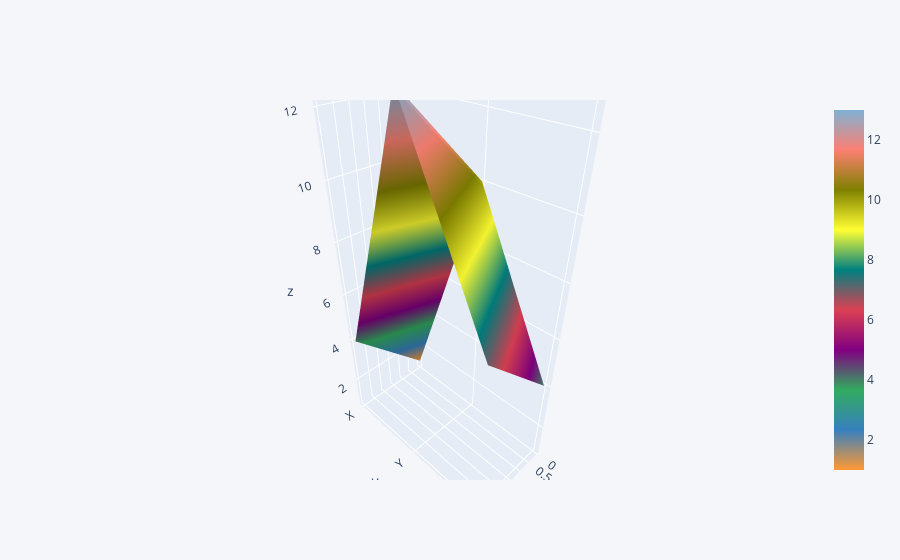

The notebook cell saved with this chart:
### Code cell
df3.iplot(kind='surface')

### Figure 1 — Plotly figure (JSON) as saved in the notebook; plotly's stock layout.template omitted (floating-point values rounded to 4 significant figures)
{"data": [{"colorscale": [[0, "rgb(255, 153, 51)"], [0.1111, "rgb(55, 128, 191)"], [0.2222, "rgb(50, 171, 96)"], [0.3333, "rgb(128, 0, 128)"], [0.4444, "rgb(219, 64, 82)"], [0.5556, "rgb(0, 128, 128)"], [0.6667, "rgb(255, 255, 51)"], [0.7778, "rgb(128, 128, 0)"], [0.8889, "rgb(251, 128, 114)"], [1, "rgb(128, 177, 211)"]], "type": "surface", "x": [0, 1, 2, 3], "y": ["X", "Y", "Z"], "z": [[1, 2, 3, 4], [10, 11, 12, 13], [4, 5, 6, 7]]}], "layout": {"autosize": true, "legend": {"bgcolor": "#F5F6F9", "font": {"color": "#4D5663"}}, "paper_bgcolor": "#F5F6F9", "plot_bgcolor": "#F5F6F9", "scene": {"aspectmode": "auto", "aspectratio": {"x": 0.5, "y": 1, "z": 2}}, "title": {"font": {"color": "#4D5663"}}, "xaxis": {"gridcolor": "#E1E5ED", "showgrid": true, "tickfont": {"color": "#4D5663"}, "title": {"font": {"color": "#4D5663"}, "text": ""}, "zerolinecolor": "#E1E5ED"}, "yaxis": {"gridcolor": "#E1E5ED", "showgrid": true, "tickfont": {"color": "#4D5663"}, "title": {"font": {"color": "#4D5663"}, "text": ""}, "zerolinecolor": "#E1E5ED"}}}
